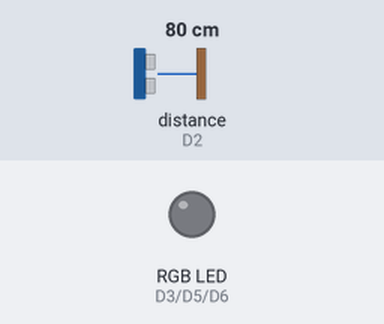
A sketch run on a simulated ESP8266 (NodeMCU). Shown: an RGB LED mixed from three pins (HIGH = lit). Wiring (inferred from the names in the program): ultrasonic range finder: trigger D1; echo D2. The test bench sets the inputs (shaded band); at power-on: distance to the obstacle (sensor on D2) 80 cm. The echo pulse lasts 58.3 µs per cm; WiFi joins after 1.5 s; servers stay silent unless stated; uploads are accepted with an empty reply; pins used as bus, display or sensor lines are not drawn; what the sketch prints to the serial monitor is not drawn.

Above: at 0.0 s.
At 2.7 s:
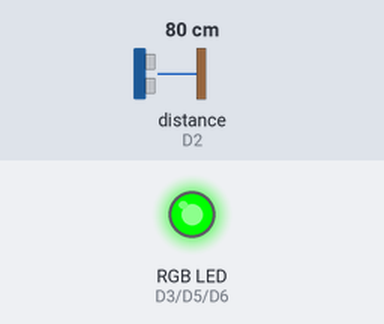
2.8 s: distance to the obstacle (sensor on D2) set to 10 cm
6.7 s: distance to the obstacle (sensor on D2) set to 7 cm
At 10.5 s:
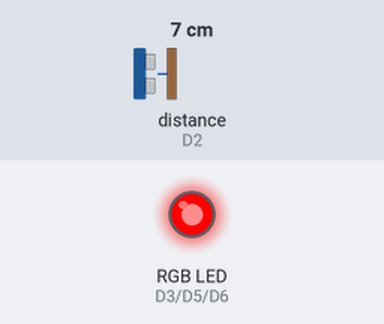
Timing chart, 0 to 12.0 s (numbered marks = the images above; inputs shaded):
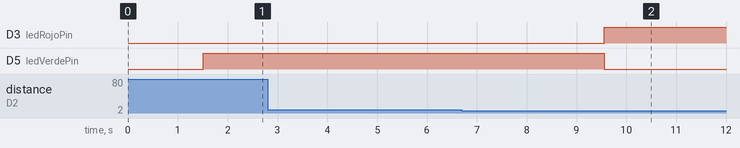

Measured:
- the behaviour switches between 9 and 8 cm on distance to the obstacle (sensor on D2) (found by bisection; images 1 and 2)
- after the input at 2.8 s, every drawn part: stays the same
- after the input at 6.7 s, D3 (ledRojoPin): LOW → HIGH after 2.9 s; D5 (ledVerdePin): HIGH → LOW after 2.9 s

The sketch:

cajon3.ino
```cpp
#include <ESP8266WiFi.h>
#include <ESP8266HTTPClient.h>
#include <WiFiClientSecure.h> // <--- PARA HTTPS (Azure)!

// --- 1. CONFIGURACIÓN DEL CAJÓN (¡MUY IMPORTANTE!) ---
const int ID_DE_ESTE_CAJON = 3; // <--- CAMBIADO: Este es el Cajón 3

// --- 2. Configuración WiFi (Tus datos) ---
const char* ssid = "Tec-IoT";                    // <- WiFi anterior (comentado para documentación)
const char* password = "spotless.magnetic.bridge"; // <- WiFi anterior (comentado para documentación)


// --- 3. Configuración API (AZURE) ---
// Ponemos el dominio SIN "https://" y SIN "/" al final
const char* IP_SERVIDOR = "estacionamientoiot-a2gbhzbpfvcfgnbf.canadacentral-01.azurewebsites.net";

// URLs actualizadas para HTTPS y sin puerto 5074
const char* apiURL_Ocupar = "https://%s/Sensores/OcuparCajon";
const char* apiURL_Liberar = "https://%s/Sensores/LiberarCajon";

// --- 4. Configuración Sensor Ultrasónico ---
const int trigPin = D1; // Pin Trig
const int echoPin = D2; // Pin Echo
const int UMBRAL_DISTANCIA = 7; // Umbral de 4 cm

// --- 4.B. Configuración de LED RGB (Cajón 3) ---
const int ledRojoPin = D3;   // Pin para color ROJO del RGB
const int ledVerdePin = D5;  // Pin para color VERDE del RGB
const int ledAzulPin = D6;   // Pin para color AZUL del RGB

// --- Estados del LED RGB ---
enum ColorRGB {ROJO, VERDE, AZUL, BLANCO, AMARILLO, MORADO, CYAN, APAGADO};

// --- 5. Lógica de Debounce (Tu nueva lógica) ---
const int LECTURAS_OCUPAR = 2;   // 2 lecturas para ocupar (LIBRE → OCUPADO)
const int LECTURAS_LIBERAR = 3;  // 5 lecturas para liberar (OCUPADO → LIBRE)

// --- 6. Variables de Estado (El "cerebro") ---
bool estaOcupado = false; // El estado actual que recordamos
int contadorOcupar = 0;    // Cuenta lecturas consecutivas para ocupar
int contadorLiberar = 0;   // Cuenta lecturas consecutivas para liberar

void setup() {
  Serial.begin(115200);

  // Configurar pines del sensor
  pinMode(trigPin, OUTPUT);
  pinMode(echoPin, INPUT);

  // Configurar pines del LED RGB
  pinMode(ledRojoPin, OUTPUT);
  pinMode(ledVerdePin, OUTPUT);
  pinMode(ledAzulPin, OUTPUT);

  // --- Conectar a WiFi ---
  delay(10);
  Serial.println();
  Serial.println("--- Conectando a WiFi ---");
  WiFi.begin(ssid, password);
  Serial.print("Conectando a: ");
  Serial.println(ssid);

  while (WiFi.status() != WL_CONNECTED) {
    delay(500);
    Serial.print(".");
  }
  Serial.println("\n¡WiFi conectado!");
  Serial.print("IP del ESP8266: ");
  Serial.println(WiFi.localIP());

  Serial.printf("Sensor del Cajón #%d INICIADO.\n", ID_DE_ESTE_CAJON);

  // Poner estado inicial del LED RGB (LIBRE = VERDE)
  setColorRGB(VERDE);
}


void loop() {
  // 1. Obtener la distancia
  long duration;
  int distance;

  digitalWrite(trigPin, LOW);
  delayMicroseconds(2);
  digitalWrite(trigPin, HIGH);
  delayMicroseconds(10);
  digitalWrite(trigPin, LOW);

  duration = pulseIn(echoPin, HIGH);
  distance = duration * 0.034 / 2;

  // --- IMPRIMIR VALOR CADA CICLO ---
  Serial.print("Distancia: ");
  Serial.print(distance);
  Serial.println(" cm");
  // --- FIN DE LA IMPRESIÓN ---

  // Filtro de ruido (ignora lecturas > 200cm o < 0)
  if (distance < 0 || distance > 200) {
    return; // Lectura errónea, saltar este ciclo
  }

  // --- ACTUALIZAR LED RGB SEGÚN ESTADO ACTUAL ---
  // Esto asegura que el LED RGB siempre refleje el estado correcto
  if (estaOcupado) {
    // OCUPADO: LED ROJO
    setColorRGB(ROJO);
  } else {
    // LIBRE: LED VERDE
    setColorRGB(VERDE);
  }

  // --- 2. SISTEMA DE DEBOUNCE (Tu nueva lógica) ---

  // Mostrar contadores actuales
  Serial.printf("Contadores - Ocupar: %d/%d, Liberar: %d/%d\n",
                contadorOcupar, LECTURAS_OCUPAR,
                contadorLiberar, LECTURAS_LIBERAR);

  if (estaOcupado == false)
  {
    // MODO: "LIBRE" (Buscando un coche que LLEGUE)
    if (distance <= UMBRAL_DISTANCIA) {
      // Objeto detectado - incrementar contador para ocupar
      contadorOcupar++;
      contadorLiberar = 0; // Resetear contador opuesto

      Serial.printf("Objeto detectado (%d cm). Contador ocupar: %d/%d\n",
                   distance, contadorOcupar, LECTURAS_OCUPAR);

      // Si llega a 2 lecturas consecutivas, ocupar el cajón
      if (contadorOcupar >= LECTURAS_OCUPAR) {
        Serial.println("╔══════════════════════════════════════╗");
        Serial.println("║  🚗 ¡CAJÓN OCUPADO! (10/10)          ║");
        Serial.println("╚══════════════════════════════════════╝");

        // --- Encender LED RGB Rojo ---
        setColorRGB(ROJO);

        llamarAPI(apiURL_Ocupar); // Llamar al POST /OcuparCajon
        estaOcupado = true;      // Cambiar de modo
        contadorOcupar = 0;      // Resetear contador
      }
    }
    else {
      // No hay objeto - resetear contador de ocupar
      if (contadorOcupar > 0) {
         Serial.printf("Falsa alarma. Objeto se fue (%d cm). Reseteando contador.\n", distance);
         contadorOcupar = 0;
      }
    }
  }
  else
  {
    // MODO: "OCUPADO" (Buscando un coche que SE VAYA)
    if (distance > UMBRAL_DISTANCIA) {
      // Objeto ya no está - incrementar contador para liberar
      contadorLiberar++;
      contadorOcupar = 0; // Resetear contador opuesto

      Serial.printf("Objeto no detectado (%d cm). Contador liberar: %d/%d\n",
                   distance, contadorLiberar, LECTURAS_LIBERAR);

      // Si llega a 5 lecturas consecutivas, liberar el cajón
      if (contadorLiberar >= LECTURAS_LIBERAR) {
        Serial.println("╔══════════════════════════════════════╗");
        Serial.println("║  ✅ ¡CAJÓN LIBERADO! (10/10)         ║");
        Serial.println("╚══════════════════════════════════════╝");

        // --- Encender LED RGB Verde ---
        setColorRGB(VERDE);

        llamarAPI(apiURL_Liberar); // Llamar al POST /LiberarCajon
        estaOcupado = false;     // Cambiar de modo
        contadorLiberar = 0;     // Resetear contador
      }
    }
    else {
      // El objeto sigue ahí - resetear contador de liberar
      if (contadorLiberar > 0) {
         Serial.printf("El coche sigue ahí (%d cm). Reseteando contador de liberación.\n", distance);
         contadorLiberar = 0;
      }
    }
  }

  // Pausa de 2 segundos entre mediciones
  delay(2000);
}

// --- Función para controlar el LED RGB ---
void setColorRGB(ColorRGB color) {
  switch (color) {
    case ROJO:
      analogWrite(ledRojoPin, 255);   // Máximo rojo
      analogWrite(ledVerdePin, 0);    // Sin verde
      analogWrite(ledAzulPin, 0);     // Sin azul
      break;

    case VERDE:
      analogWrite(ledRojoPin, 0);     // Sin rojo
      analogWrite(ledVerdePin, 255);  // Máximo verde
      analogWrite(ledAzulPin, 0);     // Sin azul
      break;

    case AZUL:
      analogWrite(ledRojoPin, 0);     // Sin rojo
      analogWrite(ledVerdePin, 0);    // Sin verde
      analogWrite(ledAzulPin, 255);   // Máximo azul
      break;

    case BLANCO:
      analogWrite(ledRojoPin, 255);   // Máximo rojo
      analogWrite(ledVerdePin, 255);  // Máximo verde
      analogWrite(ledAzulPin, 255);   // Máximo azul
      break;

    case AMARILLO:
      analogWrite(ledRojoPin, 255);   // Máximo rojo
      analogWrite(ledVerdePin, 255);  // Máximo verde
      analogWrite(ledAzulPin, 0);     // Sin azul
      break;

    case MORADO:
      analogWrite(ledRojoPin, 255);   // Máximo rojo
      analogWrite(ledVerdePin, 0);    // Sin verde
      analogWrite(ledAzulPin, 255);   // Máximo azul
      break;

    case CYAN:
      analogWrite(ledRojoPin, 0);     // Sin rojo
      analogWrite(ledVerdePin, 255);  // Máximo verde
      analogWrite(ledAzulPin, 255);   // Máximo azul
      break;

    case APAGADO:
    default:
      analogWrite(ledRojoPin, 0);     // Sin rojo
      analogWrite(ledVerdePin, 0);    // Sin verde
      analogWrite(ledAzulPin, 0);     // Sin azul
      break;
  }
}

// --- 3. Función para enviar los POST ---
void llamarAPI(const char* apiURL_plantilla) {
  if (WiFi.status() != WL_CONNECTED) {
    Serial.println("POST: No hay WiFi.");
    return;
  }

  // Crear el payload JSON: {"Id_Cajon": 3}
  String payload = "{";
  payload += "\"Id_Cajon\": ";
  payload += String(ID_DE_ESTE_CAJON);
  payload += "}";

  Serial.print("Enviando JSON: ");
  Serial.println(payload);

  // --- CAMBIO: Usar WiFiClientSecure para HTTPS ---
  WiFiClientSecure client;
  client.setInsecure(); // <--- IMPORTANTE: Confiar en el certificado de Azure

  HTTPClient http;

  // Construir la URL completa
  char urlCompleta[150];
  sprintf(urlCompleta, apiURL_plantilla, IP_SERVIDOR);

  Serial.print("URL destino: ");
  Serial.println(urlCompleta);

  if (http.begin(client, urlCompleta)) {
    http.addHeader("Content-Type", "application/json");

    int httpCode = http.POST(payload);

    Serial.print("Código de respuesta HTTP: ");
    Serial.println(httpCode);

    if (httpCode == HTTP_CODE_OK || httpCode == 200 || httpCode == 201) {
      Serial.println("¡Registro de cajón exitoso en Azure!");
    } else {
      Serial.println("Error al registrar en Azure.");
    }
    http.end();
  } else {
    Serial.println("Error al iniciar conexión HTTP.");
  }
}
```
